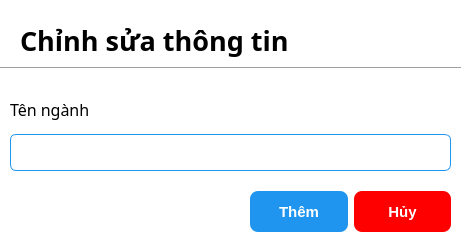
<?xml version="1.0" encoding="UTF-8"?>
<ui version="4.0">
 <class>Dialog</class>
 <widget class="QDialog" name="Dialog">
  <property name="geometry">
   <rect>
    <x>0</x>
    <y>0</y>
    <width>466</width>
    <height>242</height>
   </rect>
  </property>
  <property name="windowTitle">
   <string>Dialog</string>
  </property>
  <property name="styleSheet">
   <string notr="true">QDialog {
	background-color: white;
}

QLineEdit {
	border: 1px solid rgb(31, 149, 239);
	border-radius: 6px;
	padding-left: 15px;
	height: 35px;
}

QDateEdit {
	border: 1px solid rgb(31, 149, 239);
	border-radius: 6px;
	padding-left: 15px;
	height: 31px;
}

QComboBox {
	border: 1px solid rgb(31, 149, 239);
	border-radius: 6px;
	padding-left: 15px;
	height: 31px;
}</string>
  </property>
  <widget class="Line" name="line">
   <property name="geometry">
    <rect>
     <x>0</x>
     <y>60</y>
     <width>461</width>
     <height>16</height>
    </rect>
   </property>
   <property name="orientation">
    <enum>Qt::Horizontal</enum>
   </property>
  </widget>
  <widget class="QWidget" name="layoutWidget">
   <property name="geometry">
    <rect>
     <x>10</x>
     <y>90</y>
     <width>441</width>
     <height>81</height>
    </rect>
   </property>
   <layout class="QVBoxLayout" name="verticalLayout_8">
    <item>
     <layout class="QVBoxLayout" name="verticalLayout_5">
      <item>
       <widget class="QLabel" name="label_3">
        <property name="font">
         <font>
          <family>Poppins</family>
          <pointsize>12</pointsize>
         </font>
        </property>
        <property name="text">
         <string>Tên ngành</string>
        </property>
       </widget>
      </item>
      <item>
       <widget class="QLineEdit" name="update_majorNameEdit">
        <property name="minimumSize">
         <size>
          <width>0</width>
          <height>20</height>
         </size>
        </property>
       </widget>
      </item>
     </layout>
    </item>
   </layout>
  </widget>
  <widget class="QWidget" name="layoutWidget_2">
   <property name="geometry">
    <rect>
     <x>250</x>
     <y>190</y>
     <width>201</width>
     <height>43</height>
    </rect>
   </property>
   <layout class="QHBoxLayout" name="horizontalLayout_2">
    <item>
     <widget class="QPushButton" name="update_Btn">
      <property name="minimumSize">
       <size>
        <width>0</width>
        <height>41</height>
       </size>
      </property>
      <property name="styleSheet">
       <string notr="true">QPushButton {
	background-color: rgb(31, 149, 239);
	color: white;
	border: none;
	border-radius: 8px;
	font-weight: bold;
	font-size: 15px;
}</string>
      </property>
      <property name="text">
       <string>Thêm</string>
      </property>
     </widget>
    </item>
    <item>
     <widget class="QPushButton" name="cancel_Btn">
      <property name="minimumSize">
       <size>
        <width>0</width>
        <height>41</height>
       </size>
      </property>
      <property name="styleSheet">
       <string notr="true">QPushButton {
	background-color: red;
	color: white;
	border: none;
	border-radius: 8px;
	font-weight: bold;
	font-size: 15px;
}</string>
      </property>
      <property name="text">
       <string>Hủy</string>
      </property>
     </widget>
    </item>
   </layout>
  </widget>
  <widget class="QLabel" name="label">
   <property name="geometry">
    <rect>
     <x>20</x>
     <y>20</y>
     <width>301</width>
     <height>41</height>
    </rect>
   </property>
   <property name="font">
    <font>
     <family>Poppins</family>
     <pointsize>20</pointsize>
     <weight>75</weight>
     <bold>true</bold>
    </font>
   </property>
   <property name="text">
    <string>Chỉnh sửa thông tin</string>
   </property>
  </widget>
 </widget>
 <resources/>
 <connections/>
</ui>
